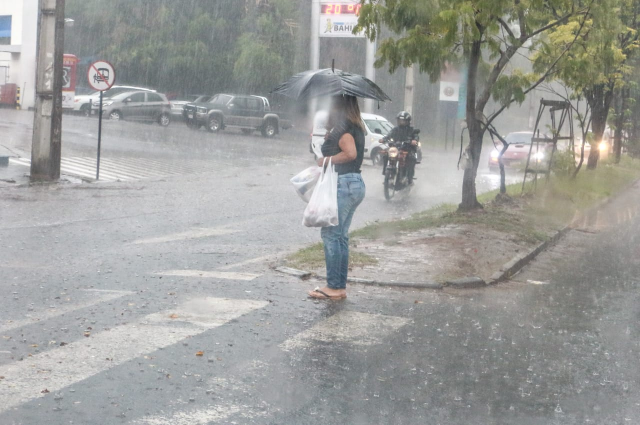
#> input picture Imagenes_Pruebas/lluvia.jpeg, 1280 x 849 px, given in place of the camera (shown at 1/2 size)
$ python camara.py   (older library calls are emulated)
#> lines starting #> are read from the running program, lines starting #| are printed output that depends on the picture
### backend/filtros.py
import cv2
import numpy as np

def apply_high_pass_filter(image): # Utilizada en el filtro de lluvia.

    # Aplica un filtro de paso alto para resaltar bordes y detalles en la imagen.

    # Convertir la imagen a escala de grises
    gray_image = cv2.cvtColor(image, cv2.COLOR_BGR2GRAY)

    # Crear un kernel para el filtro de paso alto
    kernel = np.array([[-1, -1, -1],
                       [-1,  8, -1],
                       [-1, -1, -1]])

    # Aplicar la convolución con el kernel
    high_pass_image = cv2.filter2D(gray_image, -1, kernel)

    return high_pass_image


# [23 lines left out: function reduce_rain_noise, not called in this run]

def reduced_rain_noise_s(image): # Utilizada en el filtro de lluvia.
    # Reducir la resolución para mejorar el rendimiento
    small_image = cv2.resize(image, (0, 0), fx=0.5, fy=0.5)

    # Reducir el ruido con parámetros ajustados
    denoised_image = cv2.fastNlMeansDenoisingColored(small_image, None, h=3, templateWindowSize=3, searchWindowSize=15)

    # Aplicar un filtro de paso alto (opcional, pero simplificado)
    high_pass_image = apply_high_pass_filter(denoised_image)
    high_pass_colored = cv2.cvtColor(high_pass_image, cv2.COLOR_GRAY2BGR)

    # Combinar imágenes con pesos ajustados
    combined_image = cv2.addWeighted(denoised_image, 0.8, high_pass_colored, 0.2, 0)

    # Restaurar el tamaño original
    restored_image = cv2.resize(combined_image, (image.shape[1], image.shape[0]))

    return restored_image


# [149 lines left out: functions enhance_image, gamma_correction, gamma_correction_sun, reduce_noise, enhance_winter_image, reduced_rain_noise_BiHi and 2 more, not called in this run]

# [2 lines that do not run on import are left out]

### backend/camara.py
import cv2
from filtros import reduced_rain_noise_s
from concurrent.futures import ThreadPoolExecutor, as_completed

def apply_filter(frame):
    try:
        # Aplica el filtro
        return reduced_rain_noise_s(frame)
    except Exception as e:
        print(f"Error al aplicar el filtro: {e}")
        return frame

def process_frame_in_thread(frame, executor):
    # Procesar el frame en un hilo separado
    return executor.submit(apply_filter, frame)

cap = cv2.VideoCapture(0)

if not cap.isOpened():
    print("Error: No se pudo acceder a la cámara.")
    exit()

# Crear un ThreadPoolExecutor con un número de hilos adecuado
# Usaremos la mitad de los núcleos disponibles para evitar saturar la CPU
executor = ThreadPoolExecutor(max_workers=5) # Ajusta según tu CPU y la fluidez deseada
# Entre mas hilos, mas fluido sera el video, pero mas carga en la CPU
# Maximo soportado de momento 30, sin embargo la carga de CPU es alta

# Lista para rastrear los frames en proceso
futures = []

while True:
    ret, frame = cap.read()
#> frame is the input picture: shape (849, 1280, 3); mean B, G, R 155.9, 158.4, 157.5
    if not ret:
        break

    # Enviar el frame al hilo para procesarlo
    future = process_frame_in_thread(frame, executor)
#> in reduced_rain_noise_s, `small_image = cv2.resize(image, (0, 0), fx=0.5, fy=0.5)`:
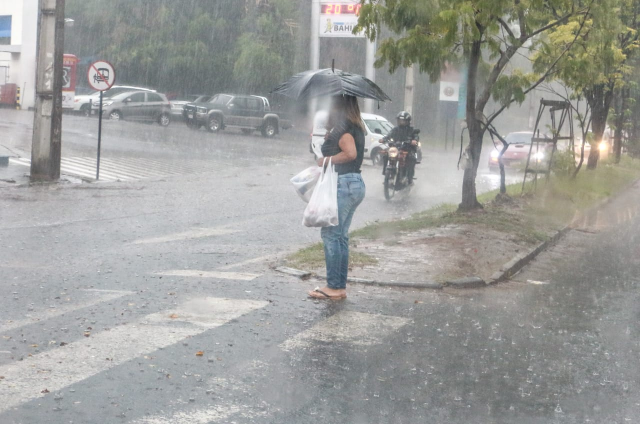
#> small_image: shape (424, 640, 3); mean B, G, R 156, 158.5, 157.6
#> in apply_high_pass_filter, `gray_image = cv2.cvtColor(image, cv2.COLOR_BGR2GRAY)`:
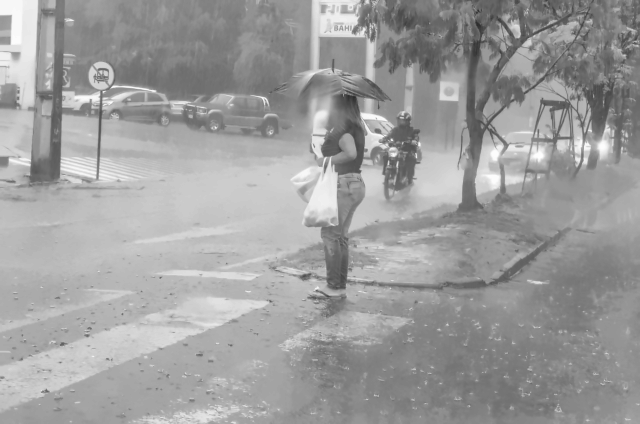
#> gray_image: shape (424, 640); min 44, max 254, mean 157.7
#> in apply_high_pass_filter, `high_pass_image = cv2.filter2D(gray_image, -1, kernel)`:
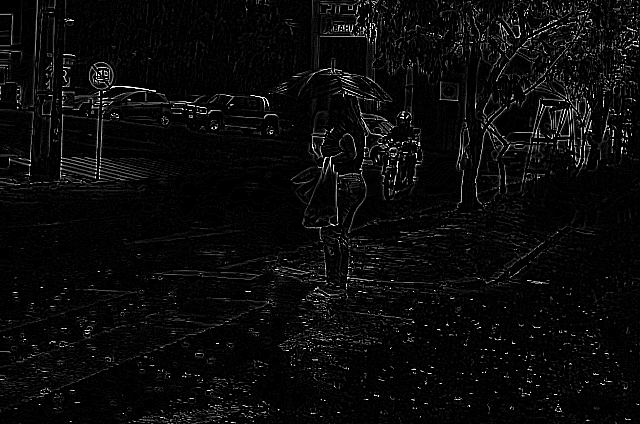
#> high_pass_image: shape (424, 640); min 0, max 255, mean 10.4
#> in reduced_rain_noise_s, `combined_image = cv2.addWeighted(denoised_image, 0.8, high_pass_colore..`:
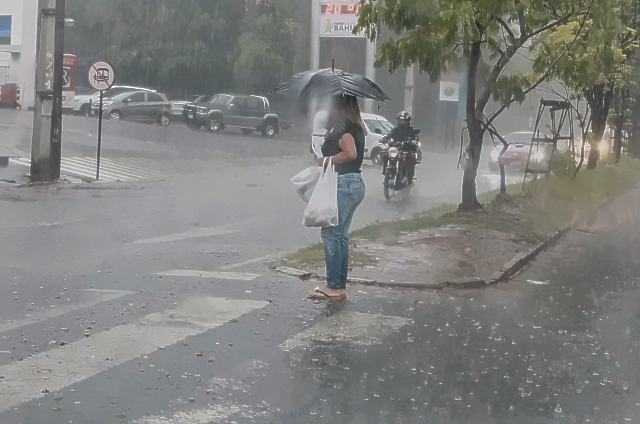
#> combined_image: shape (424, 640, 3); mean B, G, R 126.7, 128.7, 127.9
    futures.append(future)

    # Mostrar el frame procesado si está disponible
    completed_futures = [f for f in futures if f.done()]
#> completed_futures = 1 item
    for f in completed_futures:
        processed_frame = f.result()
        cv2.imshow("Camara con Filtros", processed_frame)
        futures.remove(f)  # Eliminar el futuro completado de la lista
#> this loop made 1 pass
#> after the loop, futures = []

    # Salir si se presiona la tecla 'q'
    if cv2.waitKey(1) & 0xFF == ord('q'):
#> (key q is pressed here)
        break

cap.release()
cv2.destroyAllWindows()
executor.shutdown()

$ run again, on Imagenes_Pruebas/niebla2.jpeg
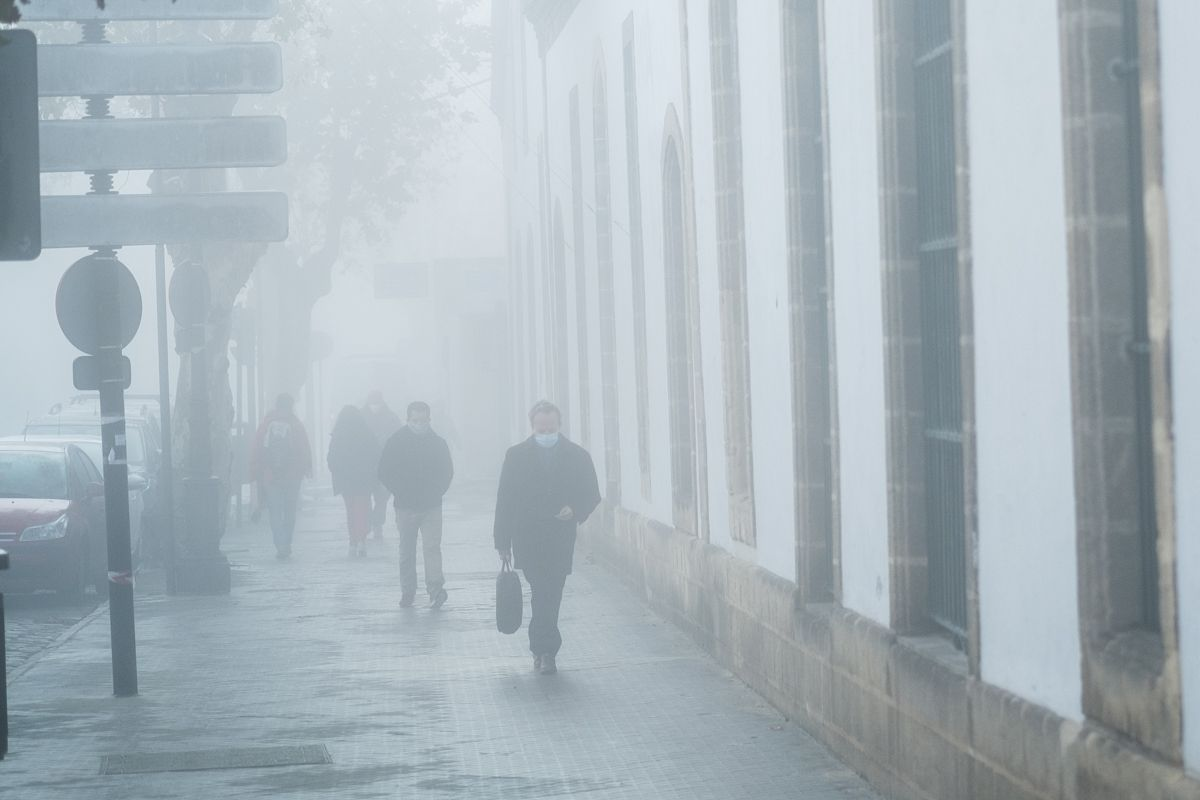
#> input picture Imagenes_Pruebas/niebla2.jpeg, 1200 x 800 px, given in place of the camera
#> frame is the input picture: shape (800, 1200, 3); mean B, G, R 187.4, 180.7, 169
#> in apply_high_pass_filter, `high_pass_image = cv2.filter2D(gray_image, -1, kernel)`:
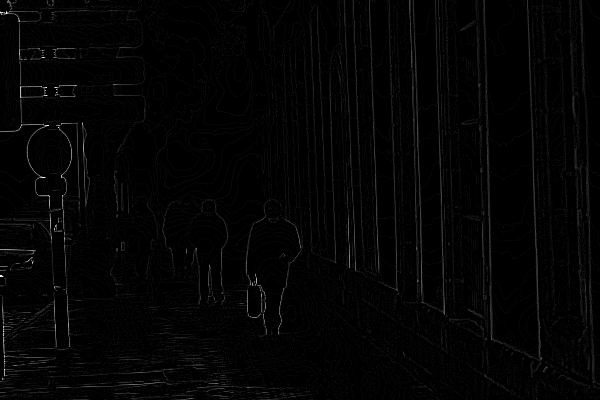
#> high_pass_image: shape (400, 600); min 0, max 255, mean 3.9
#> in reduced_rain_noise_s, `combined_image = cv2.addWeighted(denoised_image, 0.8, high_pass_colore..`:
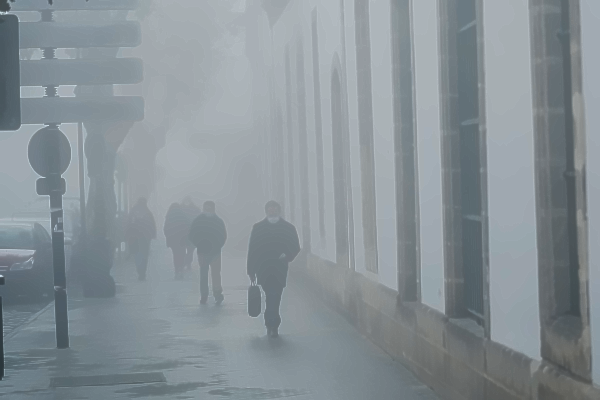
#> combined_image: shape (400, 600, 3); mean B, G, R 150.7, 145.4, 135.9
#> completed_futures = 1 item
#> the loop `for f in completed_futures:` made 1 pass
#> after the loop `for f in completed_futures:`: futures = []
